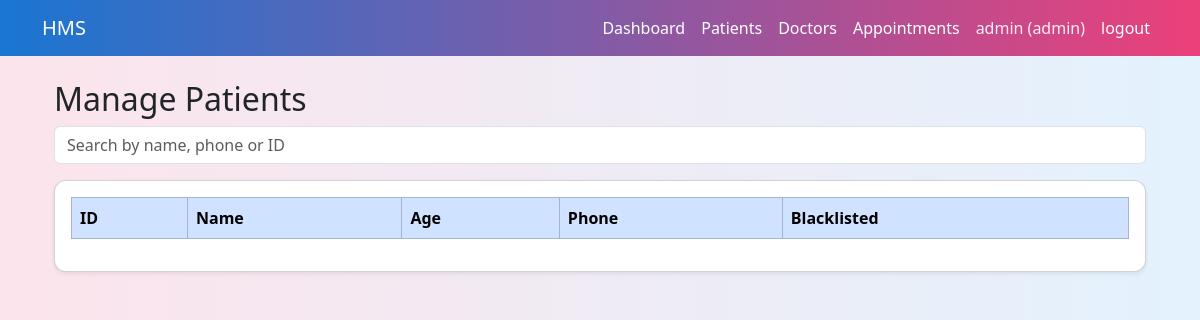
Page /admin/patients (signed in) on the earlier database version.
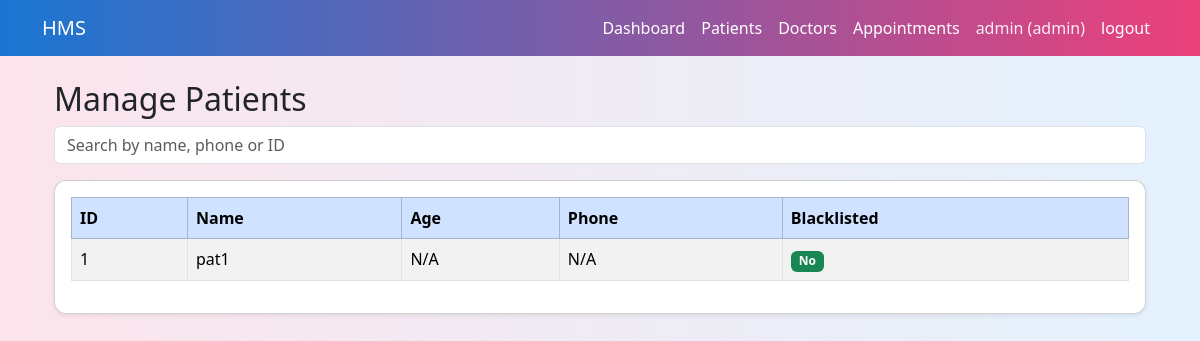
Same page on the later database version.
### models.py (models this page shows, shortened)
class Patient(db.Model):
    __tablename__="patients"
    id=db.Column(db.Integer,primary_key=True)
    user_id=db.Column(db.Integer,db.ForeignKey("users.id"),nullable=False)
    full_name=db.Column(db.String(120), nullable=False)
    age= db.Column(db.Integer)
    gender=db.Column(db.String(10))
    phone=db.Column(db.String(20))
    address=db.Column(db.String(255))
    is_balcklisted=db.Column(db.Boolean,default=False)
    user=db.relationship("User",back_populates="patient_profile")
    appointments=db.relationship("Appointment",back_populates="patient")

### app.py (the view, shortened to what this page needs)
    @app.route('/admin/patients')
    def admin_patients():
        if session.get('role') !="admin":
            return redirect(url_for('login'))
        search = request.args.get('search', '').strip()
        query = Patient.query
        patients = query.order_by(Patient.id).all()
        return render_template(
            "admin_patients.html",
            patients=patients,
            search=search
        )

### templates/admin_patients.html
{% extends "base.html" %}
{% block content %}
<div class="container mt-4">
    <h2>Manage Patients</h2>
    <form method="get" class="mb-3">
        <input name="search" class="form-control" placeholder="Search by name, phone or ID"
               value="{{ search }}">
    </form>
    <div class="card p-3 shadow-sm">
        <table class="table table-bordered table-striped">
            <thead class="table-primary">
                <tr>
                    <th>ID</th>
                    <th>Name</th>
                    <th>Age</th>
                    <th>Phone</th>
                    <th>Blacklisted</th>
                </tr>
            </thead>
            <tbody>
                {% for p in patients %}
                <tr>
                    <td>{{ p.id }}</td>
                    <td>{{ p.full_name }}</td>
                    <td>{{ p.age or 'N/A' }}</td>
                    <td>{{ p.phone or 'N/A' }}</td>
                    <td>
                        {% if p.is_balcklisted %}
                            <span class="badge bg-danger">Yes</span>
                        {% else %}
                            <span class="badge bg-success">No</span>
                        {% endif %}
                    </td>
                </tr>
                {% endfor %}
            </tbody>
        </table>
    </div>
</div>
{% endblock %}

### templates/base.html (shortened to what this page needs)
<!DOCTYPE html>
<html lang="en">
<head>
    <link href="https://cdn.jsdelivr.net/npm/bootstrap@5.3.3/dist/css/bootstrap.min.css" rel="stylesheet">
</head>
<body>
    <nav class="navbar navbar-expand-lg navbar-dark navbar-custom mb-4">
        <div class="container">
            <a class="navbar-brand" href="{{url_for('home')}}">HMS</a>
            <div class="collapse navbar-collapse">
                <ul class="navbar-nav ms-auto">
                    {% if session.get('user_id') %}
                    {% if session.get('role') == 'admin' %}
                    <li class="nav-item">
                        <a class="nav-link" href="{{ url_for('admin_dashboard') }}">Dashboard</a>
                    </li>
                    <li class="nav-item">
                        <a class="nav-link" href="{{ url_for('admin_patients') }}">Patients</a>
                    </li>
                    <li class="nav-item">
                        <a class="nav-link" href="{{ url_for('admin_doctors') }}">Doctors</a>
                    </li>
                    <li class="nav-item">
                        <a class="nav-link" href="{{ url_for('admin_appointments') }}">Appointments</a>
                    </li>
                    {% endif %}
                    <li class="nav-item">
                        <a class="nav-link disabled text-light" style="opacity: 0.9;">
                            {{ session.get('username') }} ({{ session.get('role') }})
                        </a>
                    </li>
                    <li class="nav-item">
                        <a class="nav-link" href="{{ url_for('logout') }}">logout</a>
                    </li>
                    {% endif %}
                </ul>
            </div>
        </div>
    </nav>
    <div class="container my-4">
        {% block content %}{% endblock %}
    </div>
</body>
</html>

### templates/base.html (style rules this page uses)
body { background: linear-gradient(90deg, #fce4ec, #e3f2fd); min-height: 100vh; }
.navbar-custom { background: linear-gradient(90deg, #1976d2, #ec407a); }
.card { border-radius: 12px; box-shadow: 0 4px 12px rgba(0, 0, 0, 0.08); }
.navbar-custom .nav-link { color: #ffffff !important; font-weight: 500; }

Differences in the rows shown:
added Patient: id "1", full_name "pat1", age "N/A", phone "N/A", is_balcklisted "No"
